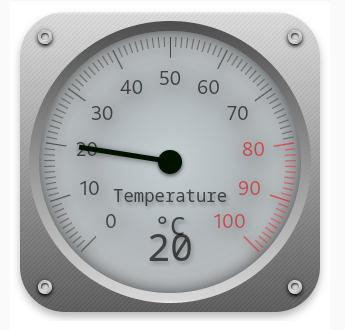
#> input picture images/gauge-4.png, 345 x 330 px, found by its file name
$ jupyter execute 'CV miniproj.ipynb'
#> lines starting #> are read from the running program, lines starting #| are printed output that depends on the picture; after the words box and inside, x2 and y2 are one past the last pixel; in counts of white or black regions, pixels touching at a corner belong together; long printed decimals are rounded
[cell 1]
import cv2
import numpy as np
import matplotlib.pyplot as plt
import math

dp: A smaller value will make the accumulator grid more fine-grained, potentially detecting smaller circles, but it may also lead to more noise.

minDist: Increasing this value ensures that detected circles are well-separated, reducing the risk of multiple detections for the same circle.

param1: Lowering this threshold makes the edge detector more sensitive, which can help detect circles with fainter edges but may also increase false positives.

param2: Adjusting this threshold controls how confident the algorithm needs to be in a circle's center to consider it a valid circle. A lower value may lead to more circles detected, but it may also increase false positives.

minRadius and maxRadius: These parameters define the range of acceptable radii for detected circles. Adjust them according to the expected size of circles in your image.

[cell 2]
def detect_circles(image_path):
#> called with image_path = './gauge-4.png'
    image = cv2.imread(image_path)
#> image is the input picture: shape (330, 345, 3); mean B, G, R 182.4, 181.4, 179.6
    gray_image = cv2.cvtColor(image, cv2.COLOR_BGR2GRAY)
    blurred_image = cv2.GaussianBlur(gray_image, (9, 9), 2)
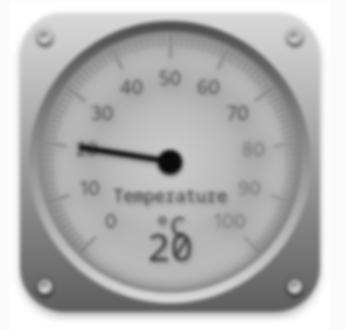
#> blurred_image: shape (330, 345); min 10, max 255, mean 181
    height, width = blurred_image.shape[:2]
#> height = 330; width = 345
    circles = cv2.HoughCircles(
        blurred_image, cv2.HOUGH_GRADIENT, dp=0.25, minDist=20, param1=100, param2=50, minRadius=int(height * 0.25), maxRadius=int(height * 0.48)
    )
#> circles = [[169.5, 160.5, 141]]

    if circles is not None and len(circles[0]) > 0:
        circle = np.round(circles[0][0]).astype("int")
#> circle = [170, 160, 141]
        center = (circle[0], circle[1])
#> center = (170, 160)
        radius = circle[2]
#> radius = 141
        return image, center, radius
    else:
        return None, None, None

[cell 3]
def visualize_circles(image, center, radius):
    if image is not None and center is not None and radius is not None:
        image_with_circles = image.copy()
        cv2.circle(image_with_circles, center, radius, (0, 255, 0), 2)
        expansion_factor = 1.2
        x, y = int(center[0] - radius * expansion_factor), int(center[1] - radius * expansion_factor)
        w, h = int(2 * radius * expansion_factor), int(2 * radius * expansion_factor)
        cropped_circle = image[y:y+h, x:x+w]

        text_scaling_factor = min(w, h) / 200.0
        font_scale = 0.25 * text_scaling_factor
        font_thickness = int(text_scaling_factor)
        text_positions = []

        num_markings = 72
        for i in range(num_markings):
            angle = i * (360 / num_markings)
            angle_rad = math.radians(angle + 90)
            x1 = int(center[0] + (radius - 10) * math.cos(angle_rad))
            y1 = int(center[1] + (radius - 10) * math.sin(angle_rad))
            x2 = int(center[0] + (radius + 10) * math.cos(angle_rad))
            y2 = int(center[1] + (radius + 10) * math.sin(angle_rad))
            cv2.line(image_with_circles, (x1, y1), (x2, y2), (0, 0, 255), 1)

            text_x = int(center[0] + (radius + 18 * text_scaling_factor) * math.cos(angle_rad))
            text_y = int(center[1] + (radius + 10 * text_scaling_factor) * math.sin(angle_rad))
            text_positions.append((text_x, text_y))

        for i, (text_x, text_y) in enumerate(text_positions):
            cv2.putText(image_with_circles, f"{int(i * (360 / num_markings))}", (text_x, text_y), cv2.FONT_HERSHEY_SIMPLEX, 0.3, (0, 0, 0), font_thickness)

        plt.figure()
        plt.imshow(cv2.cvtColor(image_with_circles, cv2.COLOR_BGR2RGB))
        plt.title('Detected Circle')
        plt.axis('off')
        plt.show()

        # print(f'shape is = {cropped_circle.shape}')
        # print(f'radius is = {radius}')

        return cropped_circle
    else:
        print("No circles detected in the image.")
        return None

[cell 4]
def dist_2_pts(x, y, x1, y1):
    return math.sqrt((x - x1)**2 + (y - y1)**2)

[cell 5]
def get_value(reading1,angle1,reading2,angle2,min_reading,max_reading):

    reading_per_degree = np.float16(abs(reading1-reading2)/abs(angle1-angle2))
    # angle1 = theta + angle_of_min
    angle_at_min = angle1 - ((reading1 - min_reading)/reading_per_degree)
    print(reading_per_degree,angle_at_min)

    return reading_per_degree,angle_at_min

[cell 6]
image, center, radius= detect_circles('./gauge-4.png')
#> center = (170, 160); radius = 141
cropped_gauge= visualize_circles(image,center,radius)
#> in visualize_circles, `cv2.circle(image_with_circles, center, radius, (0, 255, 0), 2)`:
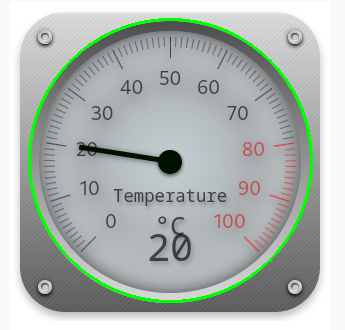
#> image_with_circles: shape (330, 345, 3); 2.31% of pixels changed, all inside (x1, y1, x2, y2) = (28, 18, 313, 303)
#> in visualize_circles, `x, y = int(center[0] - radius * expansion_factor), int(center[1] - rad..`: x = 0; y = -9
#> in visualize_circles, `w, h = int(2 * radius * expansion_factor), int(2 * radius * expansion_..`: w = 338
#> in visualize_circles, `text_scaling_factor = min(w, h) / 200.0`: text_scaling_factor = 1.69
#> in visualize_circles, `font_scale = 0.25 * text_scaling_factor`: font_scale = 0.422
#> in visualize_circles, `font_thickness = int(text_scaling_factor)`: font_thickness = 1
#> the loop in visualize_circles, `for i in range(num_markings):` made 72 passes
#> (x1, y1, x2, y2, text_x, text_y) on passes 1 to 12: (170, 291, 170, 311, 170, 317), (158, 290, 156, 310, 155, 317), (147, 289, 143, 308, 140, 315), (136, 286, 130, 305, 125, 312), (125, 283, 118, 301, 111, 308), (114, 278, 106, 296, 97, 303), (104, 273, 94, 290, 84, 296), (94, 267, 83, 283, 71, 289), (85, 260, 72, 275, 59, 280), (77, 252, 63, 266, 48, 271), (69, 244, 54, 257, 38, 261), (62, 235, 46, 246, 29, 250)
#> after the loop in visualize_circles, `for i in range(num_markings):`:
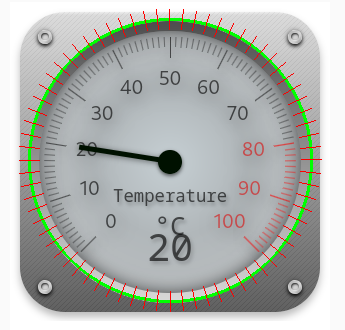
#> image_with_circles: shape (330, 345, 3); 1.18% of pixels changed, all inside (x1, y1, x2, y2) = (19, 9, 322, 312)
#> after the loop in visualize_circles, `for i in range(num_markings):`: text_positions = 72 pairs, first value -1 to 341, second value 2 to 317
#> the loop in visualize_circles, `for i, (text_x, text_y) in enumerate(text_positions):` made 72 passes
#> (text_x, text_y) on passes 1 to 12: (170, 317), (155, 317), (140, 315), (125, 312), (111, 308), (97, 303), (84, 296), (71, 289), (59, 280), (48, 271), (38, 261), (29, 250)
#> after the loop in visualize_circles, `for i, (text_x, text_y) in enumerate(text_positions):`:
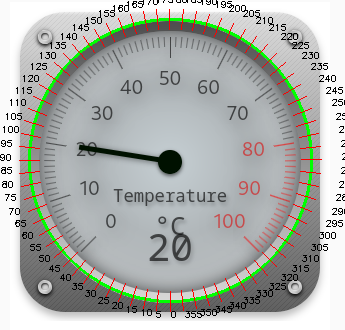
#> image_with_circles: shape (330, 345, 3); 2.18% of pixels changed, all inside (x1, y1, x2, y2) = (0, 0, 345, 318)

[cell 7]
reading1,angle1,reading2,angle2,min_reading,max_reading= 0,44,100,321,0,100

[cell 8]
reading_per_degree,angle_at_min=get_value(reading1,angle1,reading2,angle2,min_reading,max_reading)

[cell 9]
image = cv2.imread('gauge-4.png')

# Convert the image to grayscale
gray = cv2.cvtColor(image, cv2.COLOR_BGR2GRAY)

# Apply any necessary preprocessing (e.g., smoothing and thresholding) to enhance contours
# For example, you can apply Gaussian blur and thresholding:
blurred = cv2.GaussianBlur(gray, (5, 5), 0)
_, thresh = cv2.threshold(blurred, 100, 255, cv2.THRESH_BINARY)
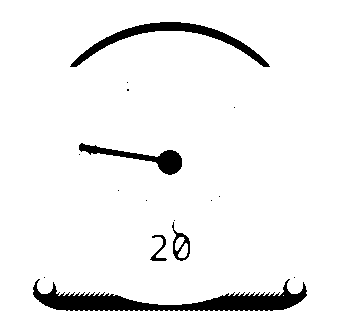
#> thresh: shape (330, 345); 94.2% white; 16 black regions (11 under 20 px)

# Find and detect contours in the thresholded image
contours, _ = cv2.findContours(thresh, cv2.RETR_LIST, cv2.CHAIN_APPROX_NONE)
#> contours = 40 contours, 32 with area under 20; largest, box (x1, y1, x2, y2) and area: (0, 0, 345, 330) 113176, (32, 278, 308, 312) 3872, (69, 21, 271, 68) 1906, (78, 142, 183, 176) 1077, (171, 221, 191, 262) 458, (149, 234, 168, 262) 184, (178, 243, 188, 258) 80, (175, 237, 185, 251) 68

least_dist = 50
dist_thresh = 30
# Iterate through the detected contours
needle = None


for contour in contours:
    for point in contour:
        t = dist_2_pts(center[0],center[1],point[0][0],point[0][1])
        if t<least_dist:
            least_dist = t
            needle = contour
            break
#> this loop made 40 passes
#> contour on passes 1 to 12: [[283, 295]], [[278, 292], [279, 291], [280, 292], [279, 293]], [[273, 292], [274, 291], [275, 292], [274, 293]], [[268, 292], [269, 291], [270, 292], [269, 293]], [[263, 292], [264, 291], [265, 292], [264, 293]], [[258, 292], [259, 291], [260, 292], [259, 293]], [[253, 292], [254, 291], [255, 292], [254, 293]], [[248, 292], [249, 291], [250, 292], [249, 293]], [[243, 292], [244, 291], [245, 292], [244, 293]], [[238, 292], [239, 291], [240, 292], [239, 293]], [[233, 292], [234, 291], [235, 292], [234, 293]], [[103, 292], [104, 291], [105, 292], [104, 293]]
#> after the loop, least_dist = 46.87; needle = contour of 228 points, box (x1, y1, x2, y2) (78, 142, 183, 176), area 1077

cv2.drawContours(image, needle, -1, (0, 255, 0), 2)

rows,cols = image.shape[:2]
#> rows = 330; cols = 345
vx,vy,x,y = cv2.fitLine(needle, cv2.DIST_L2,0,0.01,0.01)
#> vx = [0.987]; vy = [0.162]; x = [131.9]; y = [155.3]
cv2.line(image,(center[0],center[1]),(int(x),int(y)),(0,0,255),2)
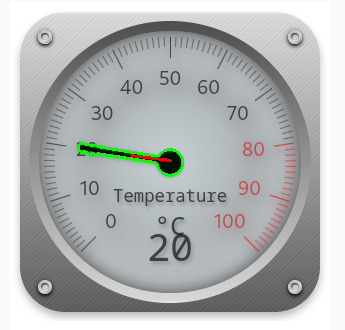
#> image: shape (330, 345, 3); mean B, G, R 181.7, 182.1, 179.1

res = np.arctan2(center[1]-y, center[0]-x)
#> res = [0.122]
print(res)
#| [0.1218]
res = np.rad2deg(res) +90
#> res = [96.98]
print(res)
#| [96.981]

reading =(res-angle_at_min)*reading_per_degree
#> reading = [19.13]
print(reading)
#| [19.131]


plt.figure()
plt.imshow(cv2.cvtColor(image, cv2.COLOR_BGR2RGB))
plt.title('Detected Circle')
plt.axis('off')

plt.show()

$ run again, with images/gauge-1.jpg saved as images/gauge-4.png
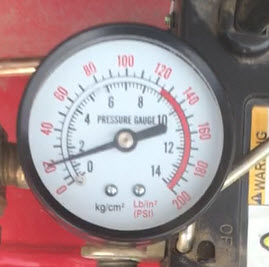
#> input picture images/gauge-1.jpg, 269 x 267 px, found by its file name
#> in detect_circles, image is the input picture: shape (267, 269, 3); mean B, G, R 144.6, 142.7, 162.1
#> circles = [[128.5, 135.5, 94.3]]
#> circle = [128, 136, 94]
#> in detect_circles, `center = (circle[0], circle[1])`: center = (128, 136)
#> in detect_circles, `radius = circle[2]`: radius = 94
#> `image, center, radius= detect_circles('./gauge-4.png')`: center = (128, 136); radius = 94
#> x = 15; y = 23
#> w = 225
#> text_scaling_factor = 1.12
#> font_scale = 0.281
#> font_thickness = 1
#> the loop in visualize_circles, `for i in range(num_markings):` made 72 passes
#> (x1, y1, x2, y2, text_x, text_y) on passes 1 to 8: (128, 220, 128, 240, 128, 241), (120, 219, 118, 239, 118, 240), (113, 218, 109, 238, 108, 239), (106, 217, 101, 236, 98, 237), (99, 214, 92, 233, 88, 234), (92, 212, 84, 230, 79, 231), (86, 208, 76, 226, 70, 227), (79, 204, 68, 221, 62, 222)
#> after the loop in visualize_circles, `for i in range(num_markings):`:
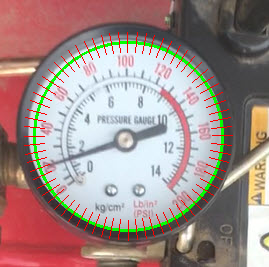
#> image_with_circles: shape (267, 269, 3); mean B, G, R 137.6, 141.4, 160.4
#> after the loop in visualize_circles, `for i in range(num_markings):`: text_positions = 72 pairs, first value 13 to 242, second value 30 to 241
#> the loop in visualize_circles, `for i, (text_x, text_y) in enumerate(text_positions):` made 72 passes
#> (text_x, text_y) on passes 1 to 8: (128, 241), (118, 240), (108, 239), (98, 237), (88, 234), (79, 231), (70, 227), (62, 222)
#> `_, thresh = cv2.threshold(blurred, 100, 255, cv2.THRESH_BINARY)`:
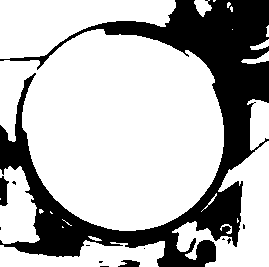
#> thresh: shape (267, 269); 71.4% white; 12 black regions (9 under 20 px)
#> contours = 31 contours, 20 with area under 20; largest, box (x1, y1, x2, y2) and area: (0, 29, 224, 231) 33069, (0, 0, 176, 59) 6042, (172, 141, 269, 267) 4772, (0, 240, 165, 267) 2626, (0, 166, 40, 244) 2073
#> the loop `for contour in contours:` made 31 passes
#> contour on passes 2, 8, 15, 24: [[143, 248], [144, 247], [145, 248], [144, 249]], [[62, 226], [62, 227], [63, 227]], [[0, 198], [0, 199]], [[232, 29]]
#> after the loop `for contour in contours:`: least_dist = 50
